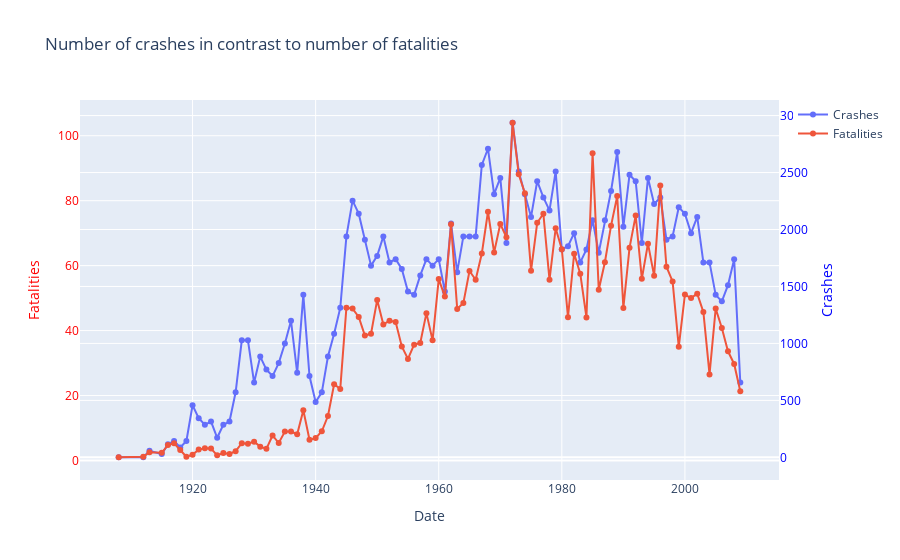

Source (notebook cell):
### Code cell
crash_data = go.Scatter(x=temp1.index,
                        y=temp1['Count'],
                        mode='lines+markers',
                        name="Crashes")

fatalities_data = go.Scatter(x=temp2.index,
                        y=temp2['Count'],
                        mode='lines+markers',
                        yaxis='y2',
                        name="Fatalities")

layout = go.Layout(title='Number of crashes in contrast to number of fatalities',
                   xaxis={'title':'Date'},
                   yaxis={'title':'Fatalities', 'color':'red'},
                   yaxis2={'title':'Crashes', 'color':'blue', 'overlaying':'y', 'side':'right'})

fig = go.Figure(data=[crash_data, fatalities_data], layout=layout)
fig.show()

### Figure 1 — Plotly figure (JSON) as saved in the notebook; plotly's stock layout.template omitted (floating-point values rounded to 4 significant figures)
{"data": [{"mode": "lines+markers", "name": "Crashes", "type": "scatter", "x": [1908, 1912, 1913, 1915, 1916, 1917, 1918, 1919, 1920, 1921, 1922, 1923, 1924, 1925, 1926, 1927, 1928, 1929, 1930, 1931, 1932, 1933, 1934, 1935, 1936, 1937, 1938, 1939, 1940, 1941, 1942, 1943, 1944, 1945, 1946, 1947, 1948, 1949, 1950, 1951, 1952, 1953, 1954, 1955, 1956, 1957, 1958, 1959, 1960, 1961, 1962, 1963, 1964, 1965, 1966, 1967, 1968, 1969, 1970, 1971, 1972, 1973, 1974, 1975, 1976, 1977, 1978, 1979, 1980, 1981, 1982, 1983, 1984, 1985, 1986, 1987, 1988, 1989, 1990, 1991, 1992, 1993, 1994, 1995, 1996, 1997, 1998, 1999, 2000, 2001, 2002, 2003, 2004, 2005, 2006, 2007, 2008, 2009], "y": [1, 1, 3, 2, 5, 6, 4, 6, 17, 13, 11, 12, 7, 11, 12, 21, 37, 37, 24, 32, 28, 26, 30, 36, 43, 27, 51, 26, 18, 21, 32, 39, 47, 69, 80, 76, 68, 60, 63, 69, 61, 62, 59, 52, 51, 57, 62, 60, 62, 52, 73, 58, 69, 69, 69, 91, 96, 82, 87, 67, 104, 89, 82, 75, 86, 81, 77, 89, 65, 66, 70, 61, 65, 74, 64, 74, 83, 95, 72, 88, 86, 67, 87, 79, 81, 68, 69, 78, 76, 70, 75, 61, 61, 51, 49, 54, 62, 24]}, {"mode": "lines+markers", "name": "Fatalities", "type": "scatter", "x": [1908, 1912, 1913, 1915, 1916, 1917, 1918, 1919, 1920, 1921, 1922, 1923, 1924, 1925, 1926, 1927, 1928, 1929, 1930, 1931, 1932, 1933, 1934, 1935, 1936, 1937, 1938, 1939, 1940, 1941, 1942, 1943, 1944, 1945, 1946, 1947, 1948, 1949, 1950, 1951, 1952, 1953, 1954, 1955, 1956, 1957, 1958, 1959, 1960, 1961, 1962, 1963, 1964, 1965, 1966, 1967, 1968, 1969, 1970, 1971, 1972, 1973, 1974, 1975, 1976, 1977, 1978, 1979, 1980, 1981, 1982, 1983, 1984, 1985, 1986, 1987, 1988, 1989, 1990, 1991, 1992, 1993, 1994, 1995, 1996, 1997, 1998, 1999, 2000, 2001, 2002, 2003, 2004, 2005, 2006, 2007, 2008, 2009], "y": [1, 5, 45, 40, 108, 124, 65, 5, 24, 68, 80, 77, 18, 39, 30, 54, 124, 119, 138, 94, 75, 192, 126, 226, 227, 203, 414, 154, 169, 229, 363, 642, 601, 1314, 1306, 1233, 1069, 1085, 1382, 1166, 1200, 1188, 973, 864, 989, 1004, 1266, 1027, 1565, 1411, 2047, 1303, 1354, 1636, 1559, 1789, 2156, 1799, 2049, 1932, 2937, 2485, 2318, 1639, 2059, 2138, 1558, 2011, 1827, 1230, 1787, 1611, 1228, 2670, 1471, 1713, 2034, 2293, 1312, 1839, 2122, 1568, 1876, 1593, 2386, 1673, 1544, 970, 1429, 1398, 1437, 1276, 728, 1306, 1136, 931, 820, 581], "yaxis": "y2"}], "layout": {"title": {"text": "Number of crashes in contrast to number of fatalities"}, "xaxis": {"title": {"text": "Date"}}, "yaxis": {"color": "red", "title": {"text": "Fatalities"}}, "yaxis2": {"color": "blue", "overlaying": "y", "side": "right", "title": {"text": "Crashes"}}}}
